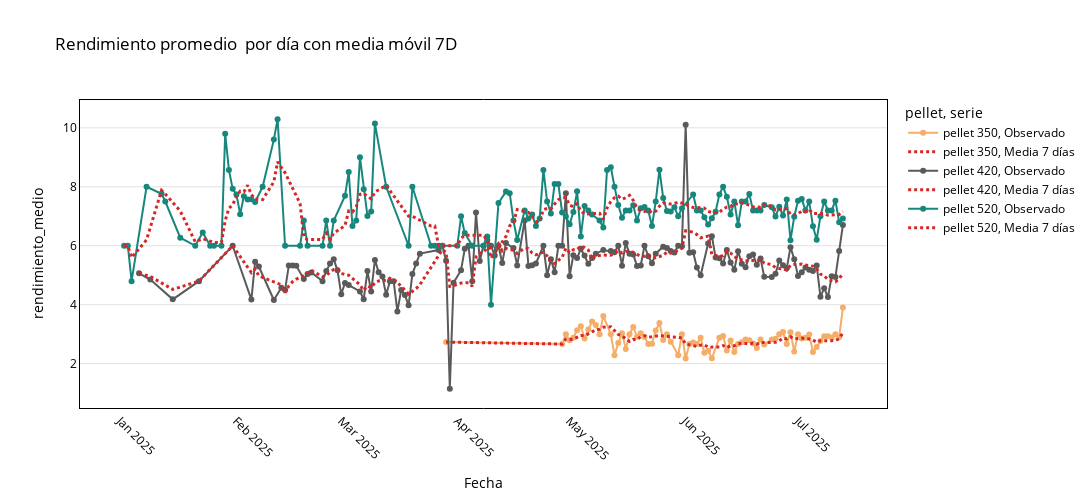

Here is the notebook cell this chart was saved with:
### Code cell
fig = line_with_rolling(
    df=summary_pel_date,
    x="Fecha",
    y="rendimiento_medio",     # <- tu métrica
    color="pellet",    # <- tu categoría (equivalente a hue)
    window="7D",       # "7D" = ventana temporal de 7 días; usa 7 si son 7 observaciones
    title="Rendimiento promedio  por día con media móvil 7D",
    color_discrete_map={
        # opcional: colores corporativos por 'pellet'
        "pellet 520": "#17877D",
        "pellet 420": "#5A5A5A",
        "pellet 350": "#f5ad68"
        # ...'pellet 520', 'pellet 420', 'pellet 350'
    }
)
fig.show()
s3.save_plotly_html(fig, f"rendimiento_by_date_pellet.html")
